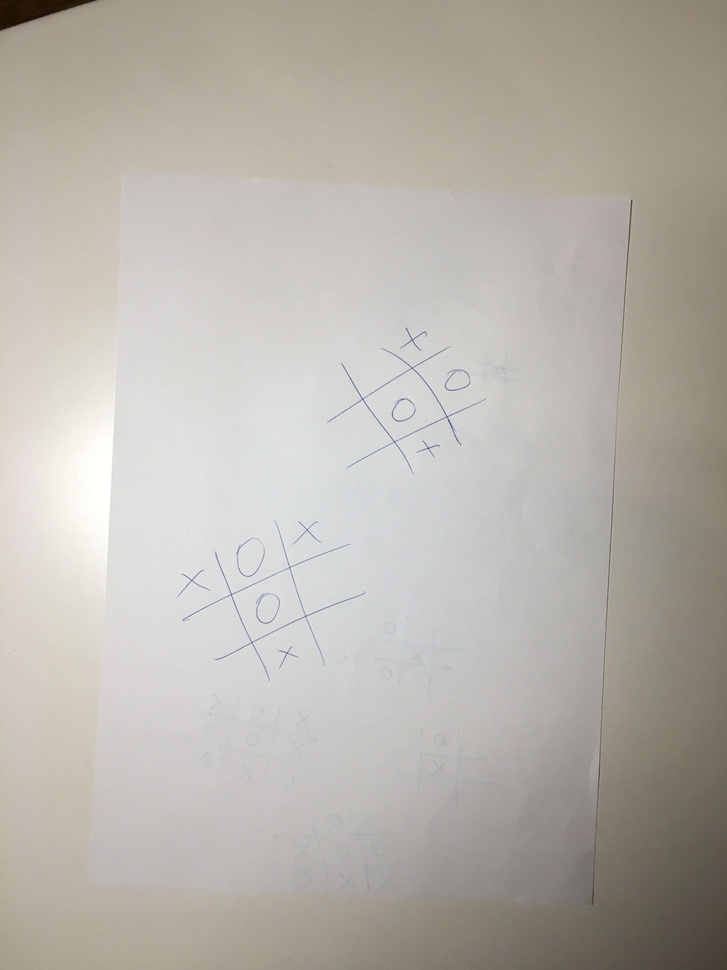
#> input picture zdjęcia/1.JPG, 727 x 970 px, shrunk from 3024 x 4032 before the run; its folder holds only this picture in this run
$ jupyter execute tic-tac-toe-algorytm.ipynb   (older library calls are emulated)
#> lines starting #> are read from the running program, lines starting #| are printed output that depends on the picture; after the words box and inside, x2 and y2 are one past the last pixel; in counts of white or black regions, pixels touching at a corner belong together
#> further down, img is the input picture: shape (970, 727, 3); mean R, G, B 183.6, 179.6, 172.3
[cell 1]
from __future__ import division

import os
import random as rnd

import numpy as np
import scipy as sp
import skimage as ski
from matplotlib import pylab as plt
from pylab import *
from skimage import exposure
from skimage import img_as_float
from skimage import io, filters
from skimage import measure
from skimage import restoration
from skimage.color import rgb2gray
from skimage.color import rgb2hed
from skimage.morphology import remove_small_objects, convex_hull_image
from skimage.transform import hough_line, hough_line_peaks, probabilistic_hough_line, hough_circle, hough_circle_peaks
from skimage.feature import canny

import cv2

[cell 2]
def prepare_img(img):
    ihc_hed = rgb2hed(img) # zmiana na format hed w celu poprawy kontrastu
#> ihc_hed: shape (970, 727, 3) float64; mean of channels 0, 1, 2 0.0269, 8.51e-09, 0.0306
    h = exposure.rescale_intensity(ihc_hed[:, :, 0], out_range=(0, 1))
    d = exposure.rescale_intensity(ihc_hed[:, :, 2], out_range=(0, 1))
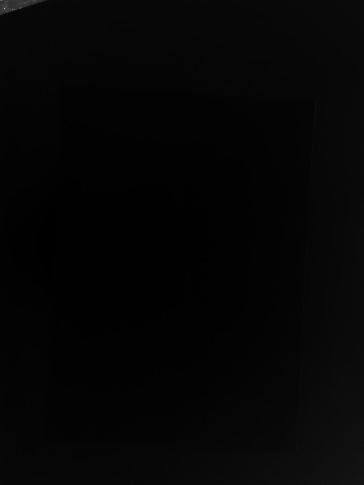
#> d: shape (970, 727) float64 (shown at 1/2 size); min 0, max 1, mean 0.0209
    zdh = np.dstack((np.zeros_like(h), d, h)) # połaczenie wysokiego i niskiego kontrastu
#> zdh: shape (970, 727, 3) float64; mean of channels 0, 1, 2 0, 0.0209, 0.203
    tmp = rgb2gray(zdh)
    p0_5, p99_5 = np.percentile(tmp, (0.5, 99.5))
#> p0_5 = 0.00261; p99_5 = 0.0973
    tmp = exposure.rescale_intensity(tmp, (p0_5, p99_5)) # poprawa kontrastu według percentyli
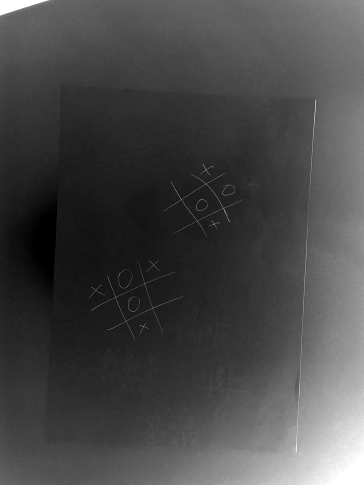
#> tmp: shape (970, 727) float64 (shown at 1/2 size); min 0, max 1, mean 0.283
    tmp = filters.prewitt(tmp)
    tmp = restoration.denoise_nl_means(tmp, h=0.95, fast_mode=True, patch_size=3, patch_distance=7, multichannel=False) # odszumieanie z użyciem średniej
    return tmp


def thresh_img(prepared_img):
    try:
        binary = (prepared_img > filters.threshold_minimum(prepared_img)) # progowanie oparte na metodzie minimum
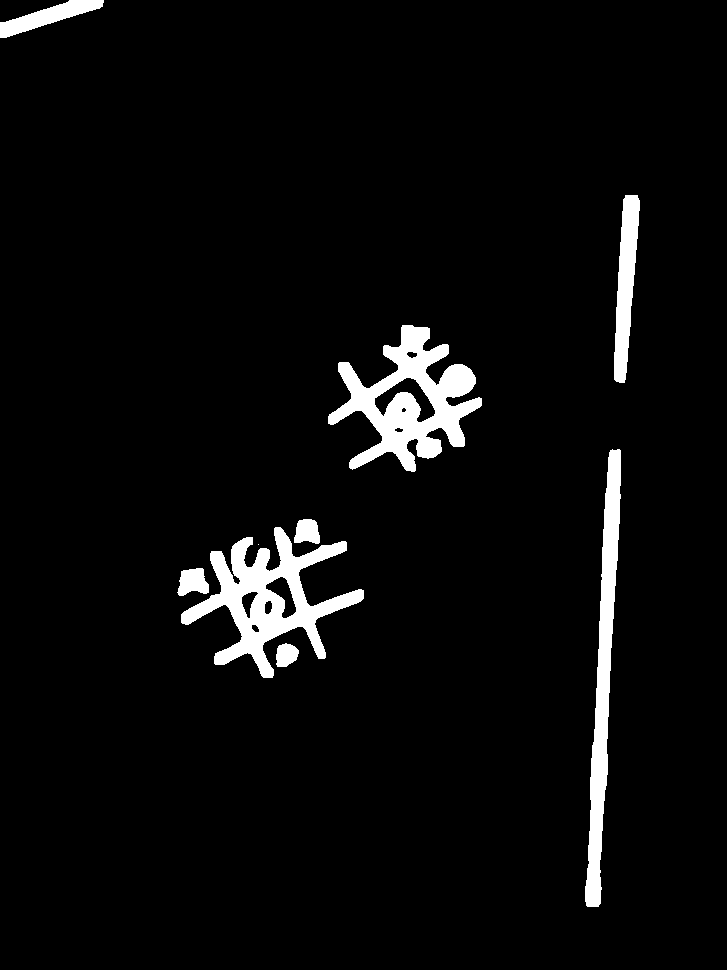
#> binary: shape (970, 727) bool; 4.5% white; 9 white regions (1 under 20 px)
    except:
        binary = (prepared_img > filters.threshold_mean(prepared_img)) # awaryjne progowanie dla przypadku jednoskośnego lub sbyt płaskiego histogramu
    return binary


def outline_img(img):
    tmp = filters.prewitt(img)
# [4 lines of commented-out code are left out]
    return tmp


# [11 lines left out: function get_solidities_and_boundings, not called in this run]


def find_game_areas(solidities_arr, boundings_arr):
    solidities = np.array(solidities_arr)
    boundings = np.array(boundings_arr)
    game_areas = boundings[solidities < 0.35] # wartość wyznaczona empirycznie 24
    return game_areas


# [31 lines left out: functions resize_bounding_box, find_lines, line_polar_to_cartesian, not called in this run]


def equal(x0, x1, precision=0):
    div = np.abs(x0 - x1)
    return div <= precision


# def count_dist(a, b, x, y):
#     return np.absolute(a*x+y+b)/np.sqrt(a**2+1)


# [41 lines left out: functions find_parallel_lines, find_game_lines, get_lines_crossing, get_line_eq, not called in this run]


def line_func(x, a, b):
    return a*x+b


# [12 lines left out: function get_mark, not called in this run]


def count_dist(p0, p1):
    dist = np.sqrt((p1[0] - p0[0])**2 + (p1[1] - p0[1])**2)
    return dist


# [23 lines left out: functions get_closest_ind, find_minmax_vals, not called in this run]

[cell 3]
dir = 'zdjęcia'
dir_listed = os.listdir(dir)    # lista plików w folderze

# dir_listed = ['IMG_6617.jpg']

for img_name in dir_listed:
    img = io.imread(os.path.join(dir, img_name))
    fig, ax = subplots(figsize=(50, 100))
    ax.imshow(img)
    ax.set_axis_off()
    plt.show()
    prep_img = prepare_img(img)
    threshed_img = thresh_img(prep_img)
    labels, count = sp.ndimage.label(threshed_img)
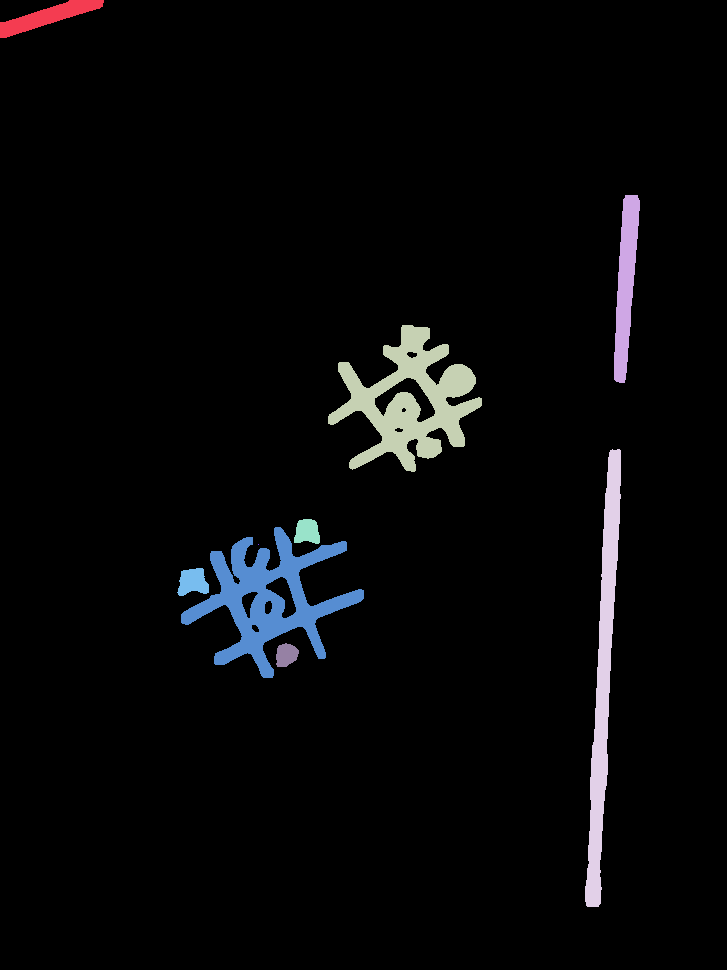
#> labels: shape (970, 727) int32; 10 distinct labels, from 0 to 9; one colour per label, 0 black
#> count = 9
    region_props = measure.regionprops(labels)
#> region_props = 9 regions; largest, box (x1, y1, x2, y2) and area: (328, 325, 482, 472) 9644, (181, 527, 364, 678) 9406, (585, 449, 621, 907) 6502, (614, 195, 640, 383) 2864, (0, 0, 104, 38) 1547
    centroids = []
    solidities = []
    boundings = []
    for region_prop in region_props:
        centroids.append(region_prop.centroid)
        solidity  = region_prop.solidity
        solidities.append(solidity)
        x1, y1, x2, y2 = region_prop.bbox
        boundings.append([(x1, y1), (x2, y2)])
#> this loop made 9 passes
#> (solidity, x1, y1, x2, y2) on passes 1 to 8: (0.913, 0, 0, 38, 104), (0.938, 195, 614, 383, 640), (0.563, 325, 328, 472, 482), (0.839, 449, 585, 907, 621), (0.917, 519, 294, 544, 320), (0.467, 527, 181, 678, 364), (1, 544, 258, 545, 259), (0.864, 568, 177, 596, 209)
#> after the loop, boundings = [[(0, 0), (38, 104)], [(195, 614), (383, 640)], [(325, 328), (472, 482)], [(449, 585), (907, 621)], [(519, 294), (544, 320)], [(527, 181), (678, 364)], [(544, 258), (545, 259)], [(568, 177), (596, 209)], [(643, 276), (667, 299)]]; centroids = [(16.12, 47.66), (283.5, 625.4), (401, 409.8), (677.2, 603.2), (531.3, 306.8), (598.2, 268.1), (544, 258), (581.6, 192.5), (654.6, 285.9)]; solidities = [0.913, 0.938, 0.563, 0.839, 0.917, 0.467, 1, 0.864, 0.954]
    games_areas = find_game_areas(solidities, boundings)
#> in find_game_areas, `game_areas = boundings[solidities < 0.35]`: game_areas = empty array
#> games_areas = empty array
    outlined_img = outline_img(threshed_img)
    threshed_img_r = remove_small_objects(threshed_img, 30 * 30)
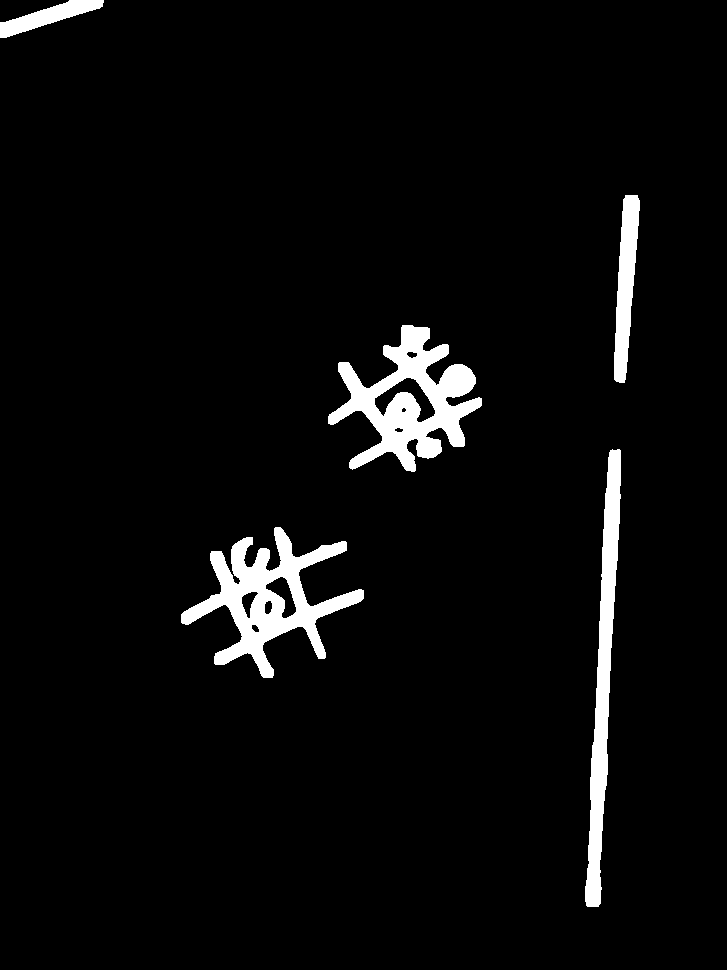
#> threshed_img_r: shape (970, 727) bool; 4.2% white; 5 white regions, box (x1, y1, x2, y2) and area: (328, 325, 482, 472) 9644, (181, 527, 364, 678) 9406, (585, 449, 621, 907) 6502, (614, 195, 640, 383) 2864, (0, 0, 104, 38) 1547
    sh = outlined_img.shape
    result_img = img
    for game_area in games_areas:
        x1, y1, x2, y2 = resize_bounding_box(sh, game_area)
        temp_img = outlined_img[x1:x2, y1:y2]
        part_img = img[x1:x2, y1:y2]
        th_part = threshed_img_r[x1:x2, y1:y2]
        angles, dists = find_lines(temp_img)

# [12 lines of commented-out code are left out]


        parallel_lines = find_parallel_lines(angles, dists, np.pi/5)

# [9 lines of commented-out code are left out]

        game_lines = find_game_lines(parallel_lines, np.pi)

        for i in range(len(game_lines)):
            for j in range(4):
                ang, dist = game_lines[i, j]
                a, b  = line_polar_to_cartesian([ang], [dist])[0]
                game_lines[i, j] = [a, b]

        sh_tmp = temp_img.shape
        fields = [] # obliecznie punktów centralnych pól planszy
        try:
            for game in game_lines:
                central_field_corners = []
                for i in range(2):
                    for j in range(2, 4):
                        crossing = get_lines_crossing(game[i], game[j])
                        central_field_corners.append(crossing)

                l1 = get_line_eq(central_field_corners[0], central_field_corners[3])
                l2 = get_line_eq(central_field_corners[2], central_field_corners[1])
                central_field = get_lines_crossing(l1, l2)

                p1 = (central_field_corners[1] + central_field_corners[0])//2 # znajdujemy punkt na środku krawędzi pola centralnego
                v = p1 - central_field # obliczamy wektor między środkiem centralnego pola, a środkiem jego krawędzi
                f2 = p1 + v # "przesuwamy" pole na przybliżony środek pola skrajnego
                # powyższe kroki powtarzamy dla pozostałych trzech pól mających wspólną krawędź z polem centralnym

                p2 = (central_field_corners[3] + central_field_corners[2])//2
                v = p2 - central_field
                f6 = p2 + v

                p3 = (central_field_corners[0] + central_field_corners[2])//2
                v = p3 - central_field
                f8 = p3 + v

                p4 = (central_field_corners[3] + central_field_corners[1])//2
                v = p4 - central_field
                f4 = p4 + v

                # obliczanie przybiżonych środków pól na skos od centralnego pola
                v = central_field_corners[0] - central_field # obliczamy wektor mięszy środkiem pola centralnego a rogiem tego pola
                f1 = central_field_corners[0] + v # "przesuwamy" pole o ten wektor uzyskując przybliżony środek pola

                v = central_field_corners[1] - central_field
                f3 = central_field_corners[1] + v

                v = central_field_corners[3] - central_field
                f5 = central_field_corners[3] + v

                v = central_field_corners[2] - central_field
                f7 = central_field_corners[2] + v

                fields.append(f1)
                fields.append(f2)
                fields.append(f3)
                fields.append(f4)
                fields.append(f5)
                fields.append(f6)
                fields.append(f7)
                fields.append(f8)
                fields.append(central_field)
        except:
            continue

#         prep_part_img = prepare_img(part_img)
#         outlined_part_img = thresh_img(prep_part_img)
#         part_img_labels, part_img_count = sp.ndimage.label(outlined_part_img)
        part_img_labels, part_img_count = sp.ndimage.label(th_part)
        part_img_region_props = measure.regionprops(part_img_labels)
        part_img_centroids = []
        part_img_solidities = []
        part_img_bbox_areas = []
        part_img_boundings = []
        for part_img_region_prop in part_img_region_props:
            part_x1, part_y1, part_x2, part_y2 = part_img_region_prop.bbox
            part_img_boundings.append([(part_x1, part_y1), (part_x2, part_y2)])
            part_img_bbox_area = np.absolute(part_x2 - part_x1)*np.absolute(part_y2 - part_y1)
            part_img_bbox_areas.append(part_img_bbox_area)
            part_img_centroids.append(part_img_region_prop.centroid)
            solidity  = part_img_region_prop.solidity
            part_img_solidities.append(solidity)

        max_bbox_area = 0
        max_ind = -100
        for i in range(len(part_img_centroids)):
            if(part_img_bbox_areas[i] > max_bbox_area):
                max_bbox_area = part_img_bbox_areas[i]
                max_ind = i

        if(max_ind != -100):
            if max_ind < len(part_img_centroids):
                part_img_bbox_areas = part_img_bbox_areas[:max_ind] + part_img_bbox_areas[max_ind+1:]
                part_img_centroids = part_img_centroids[:max_ind] + part_img_centroids[max_ind+1:]
                part_img_solidities = part_img_solidities[:max_ind] + part_img_solidities[max_ind+1:]
                part_img_boundings = part_img_boundings[:max_ind] + part_img_boundings[max_ind+1:]
            else:
                part_img_bbox_areas = part_img_bbox_areas[:max_ind]
                part_img_centroids = part_img_centroids[:max_ind]
                part_img_solidities = part_img_solidities[:max_ind]
                part_img_boundings = part_img_boundings[:max_ind]

        marks_on_fields = {}
        for centroid, solidity, bounding in zip(part_img_centroids, part_img_solidities, part_img_boundings):
            ind = get_closest_ind([centroid[1], centroid[0]], fields)
            px1, py1 = bounding[0]
            px2, py2 = bounding[1]
            mark = get_mark(th_part[px1:px2, py1:py2])
            marks_on_fields[str(ind)] = mark


        num = 1
        for i in range(len(fields)):
            if str(i) in marks_on_fields:
                mark = marks_on_fields[str(i)]
            else:
                mark = 'P'
#             cv2.putText(temp_img, str(num), (field[0], field[1]), cv2.FONT_HERSHEY_SIMPLEX, 1, (1.0), 2)
            cv2.putText(part_img, str(num) + ":" + mark, (fields[i][0], fields[i][1]), cv2.FONT_HERSHEY_SIMPLEX, 2, (255, 0, 0), 2)
            num += 1

# [4 lines of commented-out code are left out]

        result_img[x1:x2, y1:y2] = part_img
#> this loop made 0 passes

# [12 lines of commented-out code are left out]


    fig, ax = subplots(figsize=(50, 100))

    ax.imshow(result_img)
    ax.set_axis_off()

    plt.show()

$ run again, on zdjęcia/5.jpg
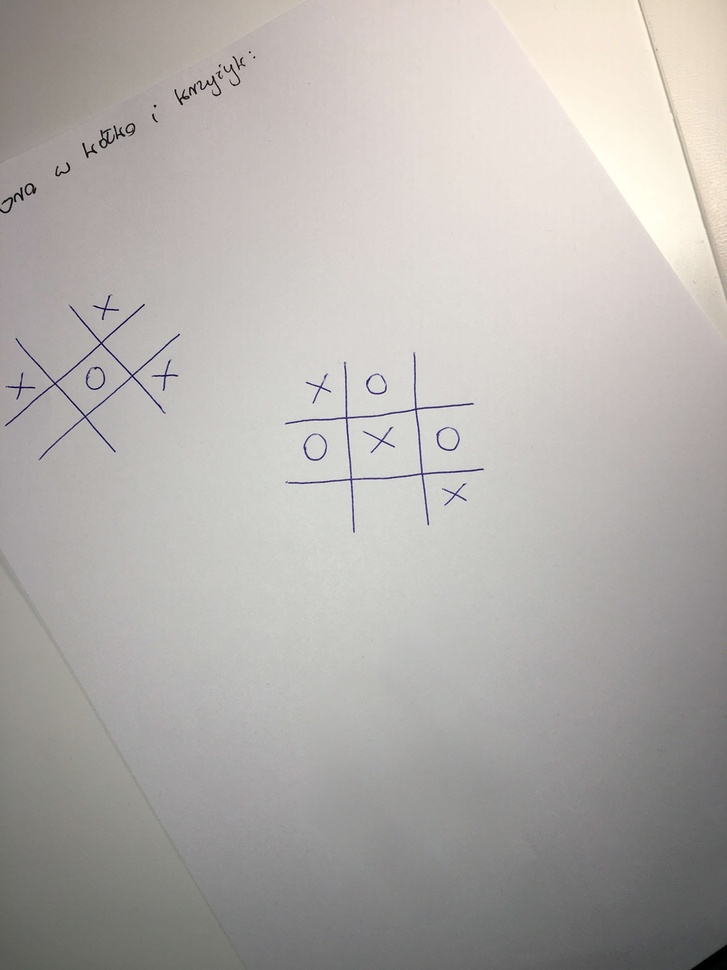
#> input picture zdjęcia/5.jpg, 727 x 970 px, shrunk from 3024 x 4032 before the run
#> img is the input picture: shape (970, 727, 3); mean R, G, B 179.2, 175.5, 172.2
#> ihc_hed: shape (970, 727, 3) float64; mean of channels 0, 1, 2 0.0322, 2.52e-05, 0.0285
#> zdh: shape (970, 727, 3) float64; mean of channels 0, 1, 2 0, 0.0204, 0.0194
#> p0_5 = 0.00436; p99_5 = 0.0419
#> binary: shape (970, 727) bool; 3.4% white; 13 white regions
#> `labels, count = sp.ndimage.label(threshed_img)`:
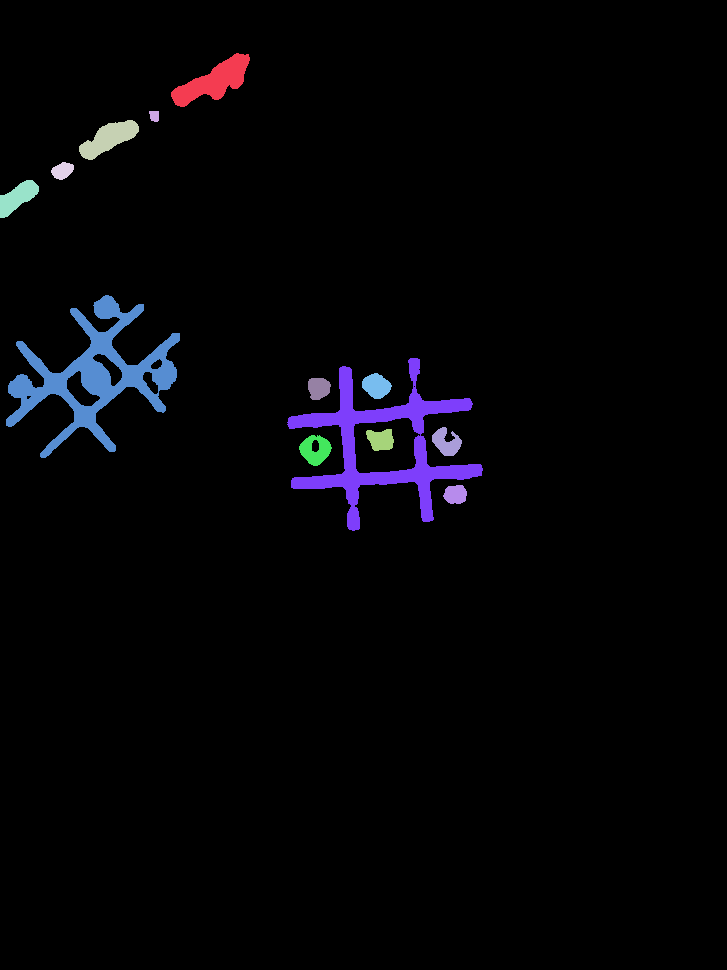
#> labels: shape (970, 727) int32; 14 distinct labels, from 0 to 13; one colour per label, 0 black
#> count = 13
#> region_props = 13 regions; largest, box (x1, y1, x2, y2) and area: (6, 295, 180, 458) 8523, (287, 358, 483, 531) 8059, (171, 53, 250, 107) 1912, (79, 120, 139, 160) 1216, (0, 180, 39, 218) 791
#> the loop `for region_prop in region_props:` made 13 passes
#> (solidity, x1, y1, x2, y2) on passes 1 to 8: (0.832, 53, 171, 107, 250), (0.96, 111, 149, 122, 159), (0.901, 120, 79, 160, 139), (0.95, 162, 51, 180, 74), (0.911, 180, 0, 218, 39), (0.396, 295, 6, 458, 180), (0.308, 358, 287, 531, 483), (0.964, 373, 362, 399, 392)
#> after the loop `for region_prop in region_props:`: boundings = 13 items; centroids = [(80.85, 213.5), (115.5, 154), (138, 108.4), (170.3, 62.1), (197, 17.27), (374.6, 93.83), (445.4, 382.8), (385.5, 376.1), (387.7, 318.3), (442.1, 446), (439.3, 380.4), (449.6, 314.9), (494.1, 455.1)]; solidities = [0.832, 0.96, 0.901, 0.95, 0.911, 0.396, 0.308, 0.964, 0.956, 0.843, 0.893, 0.87, 0.955]
#> game_areas = [[358, 287], [531, 483]]
#> threshed_img_r: shape (970, 727) bool; 2.8% white; 4 white regions, box (x1, y1, x2, y2) and area: (6, 295, 180, 458) 8523, (287, 358, 483, 531) 8059, (171, 53, 250, 107) 1912, (79, 120, 139, 160) 1216
#> the loop `for game_area in games_areas:` made 1 pass
#> (game_area, x1, x2) on pass 1: ([[358, 287], [531, 483]], 328, 561)
#> pass 1, in find_lines, `h, theta, d = hough_line(prep_img, theta=tested_angles)`:
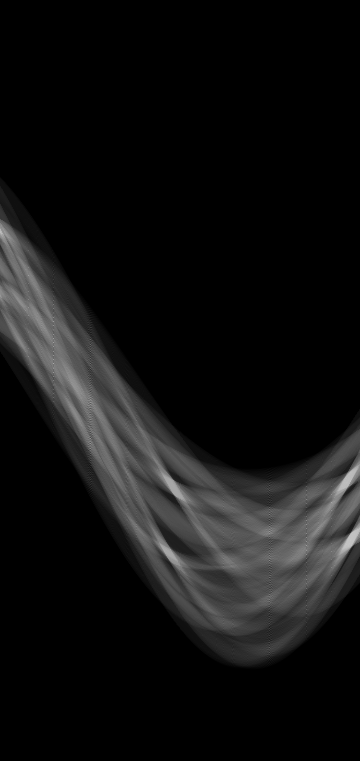
#> h: shape (761, 360) uint64; min 0, max 198, mean 17.3
